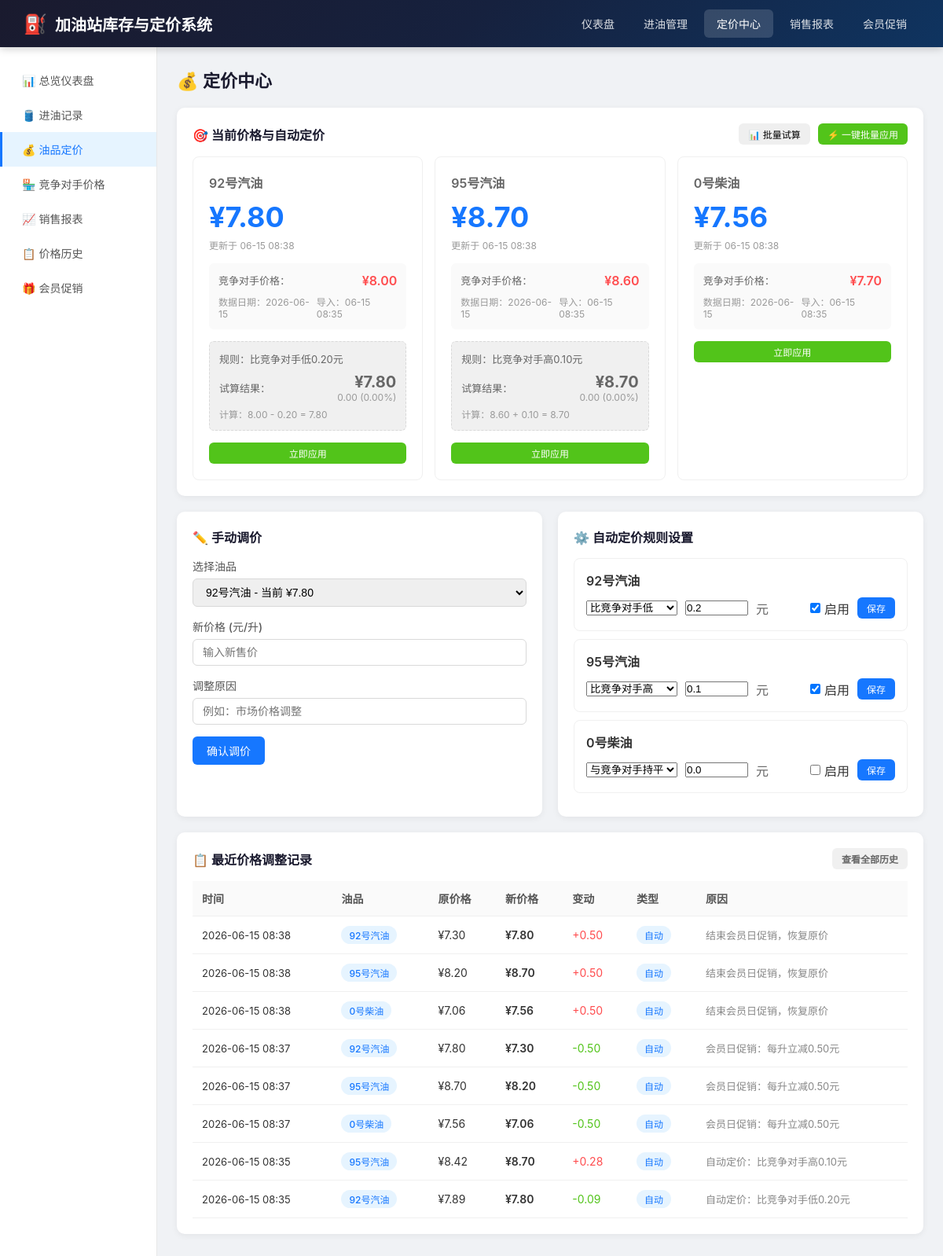
Before: /pricing with the older database file.
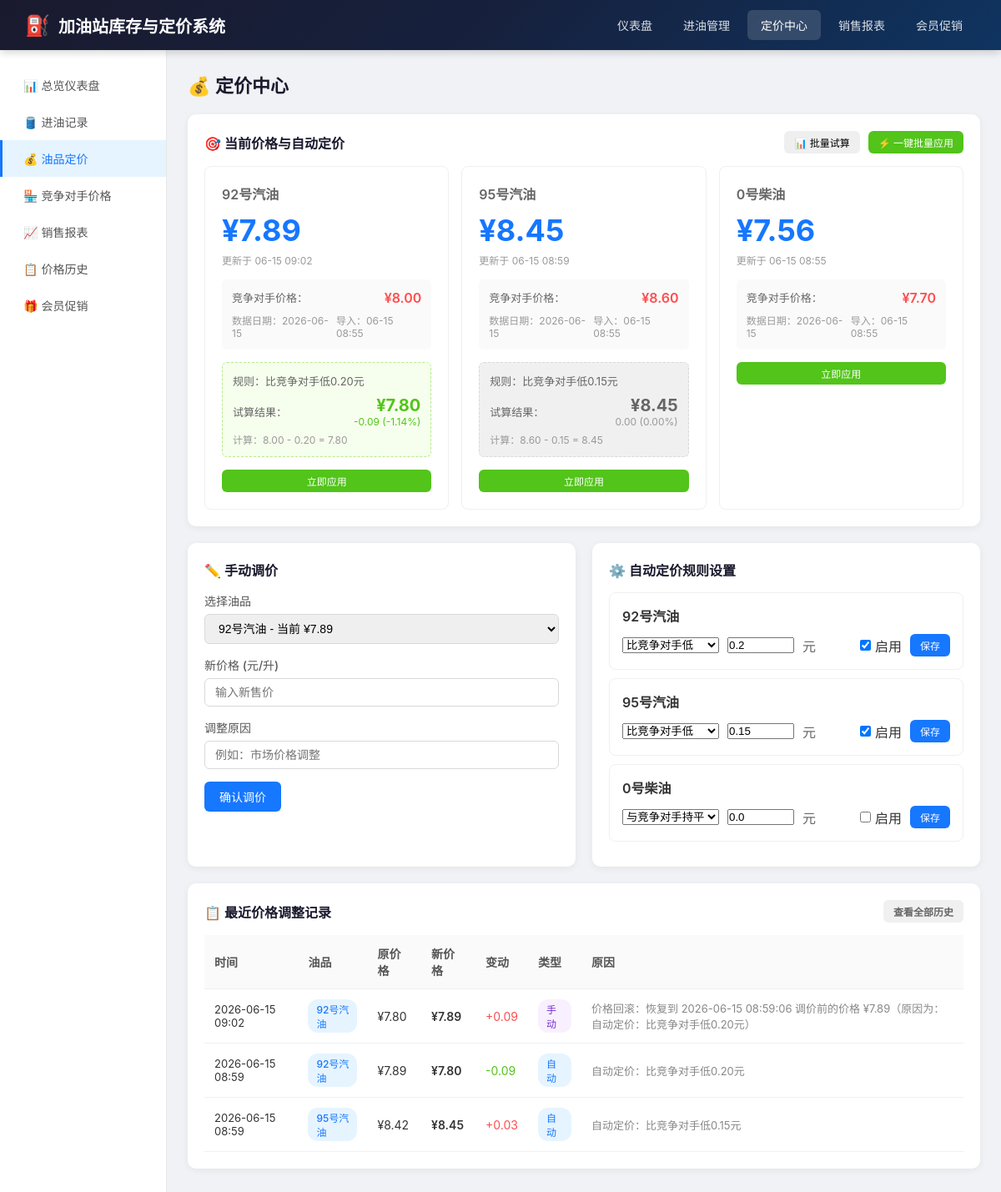
After: the same page with the newer database file.
### models.py (models this page shows, shortened)
class Fuel(db.Model):
    __tablename__ = 'fuels'
    id = db.Column(db.Integer, primary_key=True)
    code = db.Column(db.String(20), unique=True, nullable=False)
    name = db.Column(db.String(50), nullable=False)
    tank_capacity = db.Column(db.Float, default=50000)
    current_price = db.Column(db.Float, nullable=False)
    price_update_time = db.Column(db.DateTime, default=datetime.now)
    created_at = db.Column(db.DateTime, default=datetime.now)
    intake_records = db.relationship('IntakeRecord', backref='fuel', lazy='dynamic')
    sales_records = db.relationship('SalesRecord', backref='fuel', lazy='dynamic')
    price_histories = db.relationship('PriceHistory', backref='fuel', lazy='dynamic')
    competitor_prices = db.relationship('CompetitorPrice', backref='fuel', lazy='dynamic')
    member_promotions = db.relationship('MemberPromotion', backref='fuel', lazy='dynamic')

class CompetitorPrice(db.Model):
    __tablename__ = 'competitor_prices'
    id = db.Column(db.Integer, primary_key=True)
    fuel_id = db.Column(db.Integer, db.ForeignKey('fuels.id'), nullable=False)
    price = db.Column(db.Float, nullable=False)
    record_date = db.Column(db.Date, nullable=False)
    created_at = db.Column(db.DateTime, default=datetime.now)
    __table_args__ = (
        db.UniqueConstraint('fuel_id', 'record_date', name='_fuel_date_uc'),
    )

class PricingRule(db.Model):
    __tablename__ = 'pricing_rules'
    id = db.Column(db.Integer, primary_key=True)
    fuel_id = db.Column(db.Integer, db.ForeignKey('fuels.id'), nullable=False)
    rule_type = db.Column(db.String(20), nullable=False)
    price_diff = db.Column(db.Float, default=0)
    is_active = db.Column(db.Boolean, default=True)
    created_at = db.Column(db.DateTime, default=datetime.now)
    updated_at = db.Column(db.DateTime, default=datetime.now, onupdate=datetime.now)
    @property
    def rule_type_name(self):
        type_map = {
            'lower': '低',
            'higher': '高',
            'same': '持平'
        }
        return type_map.get(self.rule_type, '未知')

class PriceHistory(db.Model):
    __tablename__ = 'price_histories'
    id = db.Column(db.Integer, primary_key=True)
    fuel_id = db.Column(db.Integer, db.ForeignKey('fuels.id'), nullable=False)
    old_price = db.Column(db.Float, nullable=False)
    new_price = db.Column(db.Float, nullable=False)
    change_time = db.Column(db.DateTime, nullable=False)
    change_type = db.Column(db.String(20), nullable=False)
    reason = db.Column(db.String(200))
    created_at = db.Column(db.DateTime, default=datetime.now)

### app.py (the view, shortened to what this page needs)
@app.route('/pricing', methods=['GET', 'POST'])
def pricing():
    fuels = Fuel.query.all()
    pricing_rules = PricingRule.query.all()
    price_histories = PriceHistory.query.order_by(PriceHistory.change_time.desc()).limit(30).all()
    competitor_prices = {}
    auto_price_previews = {}
    rule_map = {r.fuel_id: r for r in pricing_rules}
    for fuel in fuels:
        comp_info = get_latest_competitor_price_info(fuel.id)
        competitor_prices[fuel.id] = comp_info
        rule = rule_map.get(fuel.id)
        if rule and rule.is_active and comp_info:
            preview_price = calculate_auto_price(fuel.id, rule)
            if preview_price is not None:
                auto_price_previews[fuel.id] = {
                    'current_price': fuel.current_price,
                    'competitor_price': comp_info['price'],
                    'rule_type': rule.rule_type,
                    'rule_type_name': rule.rule_type_name,
                    'price_diff': rule.price_diff,
                    'preview_price': preview_price,
                    'price_change': round(preview_price - fuel.current_price, 2),
                    'change_pct': round((preview_price - fuel.current_price) / fuel.current_price * 100, 2)
                }
    return render_template('pricing.html',
                         fuels=fuels,
                         pricing_rules=pricing_rules,
                         price_histories=price_histories,
                         competitor_prices=competitor_prices,
                         auto_price_previews=auto_price_previews)

### utils.py (called while the page is built)
def get_latest_competitor_price(fuel_id):
    latest = CompetitorPrice.query.filter_by(fuel_id=fuel_id)\
        .order_by(CompetitorPrice.record_date.desc()).first()
    return latest.price if latest else None

def get_latest_competitor_price_info(fuel_id):
    latest = CompetitorPrice.query.filter_by(fuel_id=fuel_id)\
        .order_by(CompetitorPrice.record_date.desc()).first()
    if latest:
        return {
            'price': latest.price,
            'record_date': latest.record_date,
            'import_time': latest.created_at
        }
    return None

def calculate_auto_price(fuel_id, rule):
    competitor_price = get_latest_competitor_price(fuel_id)
    if competitor_price is None:
        return None
    if rule.rule_type == 'lower':
        new_price = competitor_price - rule.price_diff
    elif rule.rule_type == 'higher':
        new_price = competitor_price + rule.price_diff
    else:
        new_price = competitor_price
    return round(new_price, 2)

### templates/pricing.html (shortened to what the changed rows need)
{% extends 'base.html' %}
{% block content %}
<h2 class="page-title">💰 定价中心</h2>
<div class="card">
    <div class="grid-3" id="priceCards">
        {% for fuel in fuels %}
        {% set rule = fuel.id in pricing_rules|map(attribute='fuel_id')|list and pricing_rules|selectattr('fuel_id', '==', fuel.id)|first %}
        {% set comp = competitor_prices.get(fuel.id) %}
        {% set preview = auto_price_previews.get(fuel.id) %}
        <div style="border: 1px solid #f0f0f0; border-radius: 8px; padding: 20px; background: #fff;">
            <div style="font-size: 16px; color: #666; margin-bottom: 10px; font-weight: 600;">{{ fuel.name }}</div>
            <div style="font-size: 36px; font-weight: 700; color: #1677ff;">¥{{ '%.2f'|format(fuel.current_price) }}</div>
            <div style="font-size: 12px; color: #999; margin-top: 5px;">
                更新于 {{ fuel.price_update_time.strftime('%m-%d %H:%M') if fuel.price_update_time else '未知' }}
            </div>
            <div style="margin-top: 15px; padding: 12px; background: #fafafa; border-radius: 6px;">
                <div style="display: flex; justify-content: space-between; margin-bottom: 8px;">
                    <span style="color: #666; font-size: 13px;">竞争对手价格：</span>
                    <span style="font-weight: 600; color: {% if comp %}#ff4d4f{% else %}#999{% endif %};">
                        {% if comp %}¥{{ '%.2f'|format(comp.price) }}{% else %}未导入{% endif %}
                    </span>
                </div>
                {% if comp %}
                <div style="display: flex; justify-content: space-between; font-size: 12px; color: #999;">
                    <span>数据日期：{{ comp.record_date.strftime('%Y-%m-%d') }}</span>
                    <span>导入：{{ comp.import_time.strftime('%m-%d %H:%M') }}</span>
                </div>
                {% endif %}
            </div>
            {% if preview %}
            <div style="margin-top: 15px; padding: 12px; background: {% if preview.price_change > 0 %}#fff2f0{% elif preview.price_change < 0 %}#f6ffed{% else %}#f0f0f0{% endif %}; border-radius: 6px; border: 1px dashed {% if preview.price_change > 0 %}#ffccc7{% elif preview.price_change < 0 %}#b7eb8f{% else %}#d9d9d9{% endif %};">
                <div style="font-size: 13px; color: #666; margin-bottom: 8px;">
                    规则：比竞争对手{{ preview.rule_type_name }}{{ '%.2f'|format(preview.price_diff) }}元
                </div>
                <div style="display: flex; justify-content: space-between; align-items: center;">
                    <span style="font-size: 13px; color: #666;">试算结果：</span>
                    <div style="text-align: right;">
                        <div style="font-size: 20px; font-weight: 700; color: {% if preview.price_change > 0 %}#ff4d4f{% elif preview.price_change < 0 %}#52c41a{% else %}#666{% endif %};">
                            ¥{{ '%.2f'|format(preview.preview_price) }}
                        </div>
                        <div style="font-size: 12px; color: {% if preview.price_change > 0 %}#ff4d4f{% elif preview.price_change < 0 %}#52c41a{% else %}#999{% endif %};">
                            {% if preview.price_change > 0 %}+{% endif %}{{ '%.2f'|format(preview.price_change) }}
                            ({% if preview.price_change > 0 %}+{% endif %}{{ '%.2f'|format(preview.change_pct) }}%)
                        </div>
                    </div>
                </div>
                <div style="font-size: 12px; color: #999; margin-top: 5px;">
                    计算：{{ '%.2f'|format(preview.competitor_price) }}
                    {% if preview.rule_type == 'lower' %}-{% elif preview.rule_type == 'higher' %}+{% endif %}
                    {{ '%.2f'|format(preview.price_diff) }} = {{ '%.2f'|format(preview.preview_price) }}
                </div>
            </div>
            {% endif %}
            <div style="margin-top: 15px; display: flex; gap: 10px;">
                <a href="{{ url_for('auto_apply_pricing', fuel_id=fuel.id) }}" class="btn btn-sm btn-success" style="flex: 1; text-align: center;" onclick="return confirm('确定应用 {{ fuel.name }} 的自动定价吗？')">
                    立即应用
                </a>
            </div>
        </div>
        {% endfor %}
    </div>
</div>
<div class="grid-2">
    <div class="card">
        <form method="POST">
            <div class="form-group">
                <label>选择油品</label>
                <select name="fuel_id" required>
                    {% for fuel in fuels %}
                    <option value="{{ fuel.id }}">{{ fuel.name }} - 当前 ¥{{ '%.2f'|format(fuel.current_price) }}</option>
                    {% endfor %}
                </select>
            </div>
        </form>
    </div>
    <div class="card">
        {% for fuel in fuels %}
            {% set rule = fuel.id in pricing_rules|map(attribute='fuel_id')|list and pricing_rules|selectattr('fuel_id', '==', fuel.id)|first %}
            <div style="border: 1px solid #f0f0f0; border-radius: 8px; padding: 15px; margin-bottom: 10px;">
                <form method="POST" action="{{ url_for('pricing_rules') }}">
                    <div style="font-weight: 600; margin-bottom: 10px;">{{ fuel.name }}</div>
                    <div style="display: flex; gap: 10px; align-items: center; flex-wrap: wrap;">
                        <select name="rule_type">
                            <option value="lower" {% if rule and rule.rule_type == 'lower' %}selected{% endif %}>比竞争对手低</option>
                            <option value="same" {% if rule and rule.rule_type == 'same' %}selected{% endif %}>与竞争对手持平</option>
                            <option value="higher" {% if rule and rule.rule_type == 'higher' %}selected{% endif %}>比竞争对手高</option>
                        </select>
                        <input type="number" name="price_diff" step="0.01" value="{{ rule.price_diff if rule else 0 }}" style="width: 80px;">
                        <span style="color: #666;">元</span>
                        <label style="display: flex; align-items: center; gap: 5px; margin-left: auto;">
                            <input type="checkbox" name="is_active" {% if rule and rule.is_active %}checked{% endif %}>
                            启用
                        </label>
                        <button type="submit" class="btn btn-sm btn-primary">保存</button>
                    </div>
                </form>
            </div>
        {% endfor %}
    </div>
</div>
<div class="card">
    {% if price_histories %}
    <table>
        <thead>
            <tr>
                <th>时间</th>
                <th>油品</th>
                <th>原价格</th>
                <th>新价格</th>
                <th>变动</th>
                <th>类型</th>
                <th>原因</th>
            </tr>
        </thead>
        <tbody>
            {% for ph in price_histories %}
            <tr>
                <td style="font-size: 13px;">{{ ph.change_time.strftime('%Y-%m-%d %H:%M') }}</td>
                <td><span class="tag tag-blue">{{ ph.fuel.name }}</span></td>
                <td>¥{{ '%.2f'|format(ph.old_price) }}</td>
                <td style="font-weight: 600;">¥{{ '%.2f'|format(ph.new_price) }}</td>
                <td style="color: {% if ph.new_price > ph.old_price %}#ff4d4f{% else %}#52c41a{% endif %};">
                    {% if ph.new_price > ph.old_price %}+{% endif %}{{ '%.2f'|format(ph.new_price - ph.old_price) }}
                </td>
                <td>
                    <span class="tag {% if ph.change_type == 'auto' %}tag-blue{% else %}tag-purple{% endif %}">
                        {{ '自动' if ph.change_type == 'auto' else '手动' }}
                    </span>
                </td>
                <td style="font-size: 13px; color: #888;">{{ ph.reason or '-' }}</td>
            </tr>
            {% endfor %}
        </tbody>
    </table>
    {% else %}
    <p style="color: #999; text-align: center; padding: 30px;">暂无价格调整记录</p>
    {% endif %}
</div>
{% endblock %}

Changed rows visible on the page:
removed PriceHistory: change_time "2026-06-15 08:38", fuel.name "92号汽油", old_price "7.30", new_price "7.80", ph.new_price-ph.old_price "0.50", change_type "自动", reason "结束会员日促销，恢复原价"
removed PriceHistory: change_time "2026-06-15 08:38", fuel.name "95号汽油", old_price "8.20", new_price "8.70", ph.new_price-ph.old_price "0.50", change_type "自动", reason "结束会员日促销，恢复原价"
removed PriceHistory: change_time "2026-06-15 08:38", fuel.name "0号柴油", old_price "7.06", new_price "7.56", ph.new_price-ph.old_price "0.50", change_type "自动", reason "结束会员日促销，恢复原价"
removed PriceHistory: change_time "2026-06-15 08:37", fuel.name "95号汽油", old_price "8.70", new_price "8.20", ph.new_price-ph.old_price "-0.50", change_type "自动", reason "会员日促销：每升立减0.50元"
removed PriceHistory: change_time "2026-06-15 08:37", fuel.name "0号柴油", old_price "7.56", new_price "7.06", ph.new_price-ph.old_price "-0.50", change_type "自动", reason "会员日促销：每升立减0.50元"
changed Fuel "92号汽油": current_price "7.80" → "7.89"; price_update_time "06-15 08:38" → "06-15 09:02"; price_change "0.00" → "-0.09"; change_pct "0.00" → "-1.14"
changed CompetitorPrice (number 1 of 3 on the later page): import_time "06-15 08:35" → "06-15 08:55"
changed Fuel "95号汽油": current_price "8.70" → "8.45"; price_update_time "06-15 08:38" → "06-15 08:59"; rule_type_name "高" → "低"; preview_price "8.70" → "8.45"; rule_type "比竞争对手高" → "比竞争对手低"; text "+" → "-"
changed CompetitorPrice (number 2 of 3 on the later page): import_time "06-15 08:35" → "06-15 08:55"
changed PricingRule (number 2 of 3 on the later page): price_diff "0.10" → "0.15"; price_diff "0.1" → "0.15"
changed Fuel "0号柴油": price_update_time "06-15 08:38" → "06-15 08:55"
changed CompetitorPrice (number 3 of 3 on the later page): import_time "06-15 08:35" → "06-15 08:55"
changed PriceHistory: change_time "2026-06-15 08:37" → "2026-06-15 09:02"; new_price "7.30" → "7.89"; ph.new_price-ph.old_price "-0.50" → "0.09"; change_type "自动" → "手动"; reason "会员日促销：每升立减0.50元" → "价格回滚：恢复到 2026-06-15 08:59:06 调价前的价格 ¥7.89（原因为：自动定价：比竞争对手低0.20元）"; now shows "+"
changed PriceHistory "自动定价：比竞争对手低0.20元": change_time "2026-06-15 08:35" → "2026-06-15 08:59"; moves up the list
changed PriceHistory "95号汽油": change_time "2026-06-15 08:35" → "2026-06-15 08:59"; new_price "8.70" → "8.45"; ph.new_price-ph.old_price "0.28" → "0.03"; reason "自动定价：比竞争对手高0.10元" → "自动定价：比竞争对手低0.15元"
Other visible differences:
form field fuel_id: "92号汽油 - 当前 ¥7.80" → "92号汽油 - 当前 ¥7.89"
